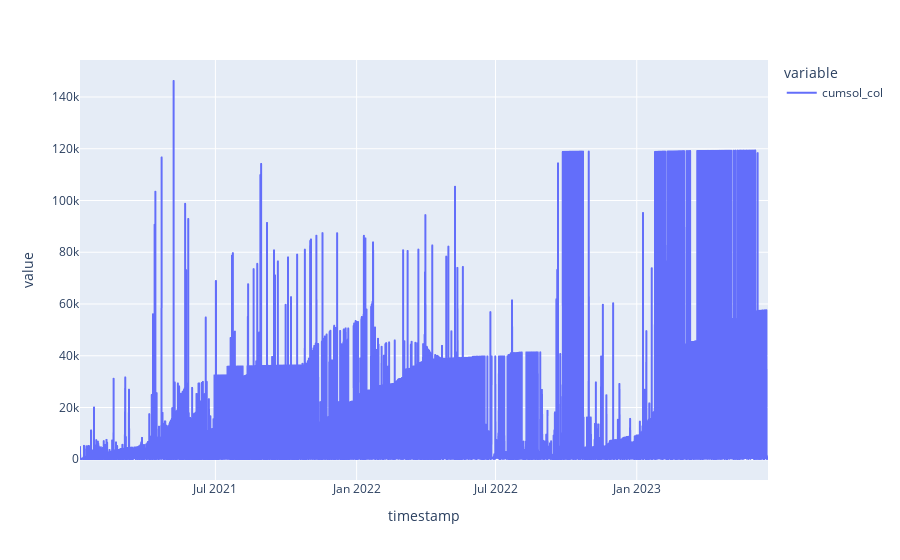

This figure's notebook cell:
### Code cell
px.line(whale_df['cumsol_col'])

### Figure 1 — Plotly figure (JSON) as saved in the notebook; plotly's stock layout.template omitted (floating-point values rounded to 4 significant figures; data arrays with more than 128 entries replaced by an {"elided": "..."} marker saying what was removed)
{"data": [{"hovertemplate": "variable=cumsol_col<br>timestamp=%{x}<br>value=%{y}<extra></extra>", "legendgroup": "cumsol_col", "line": {"color": "#636efa", "dash": "solid"}, "marker": {"symbol": "circle"}, "mode": "lines", "name": "cumsol_col", "showlegend": true, "type": "scattergl", "x": {"elided": "17069 str values"}, "xaxis": "x", "y": {"elided": "17069 float values"}, "yaxis": "y"}], "layout": {"legend": {"title": {"text": "variable"}, "tracegroupgap": 0}, "margin": {"t": 60}, "xaxis": {"anchor": "y", "domain": [0, 1], "title": {"text": "timestamp"}}, "yaxis": {"anchor": "x", "domain": [0, 1], "title": {"text": "value"}}}}
